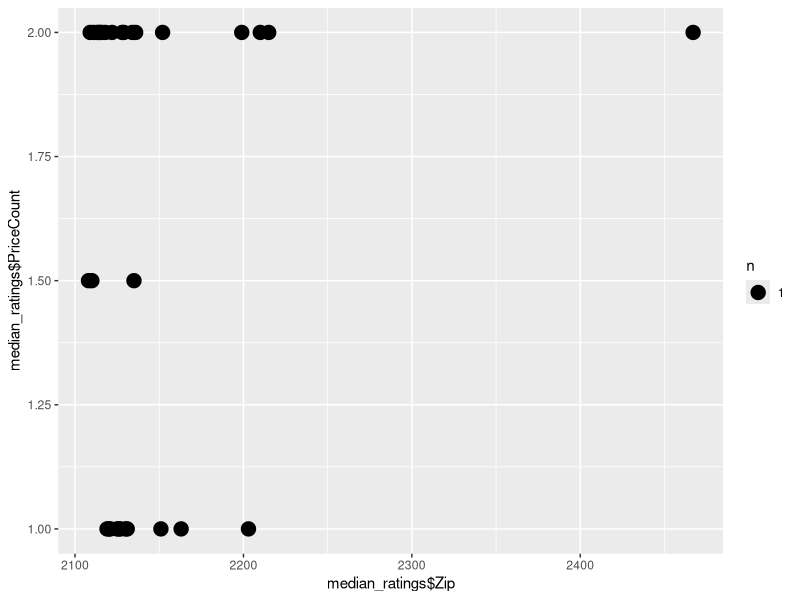

Generate this figure with R:
## ---- chunk 1
if (!require(tidyverse)) {install.packages("tidyverse")}
library(tidyverse)
library(readr)
library(ggplot2)
library(data.table)
## ---- chunk 2
fixed_data <- read_csv("unique-boston-rest.csv")
temp_fixed_data <- data.frame("PriceCount" = fixed_data$PriceCount, "Zip" = fixed_data$Zip)
#filtering for only Boston zips we have income data for
temp_fixed_data <- temp_fixed_data[temp_fixed_data$Zip %in% c("2151","2152","2129","2128","2113","2114","2203","2110","2109","2108","2111","2116","2210","2199","2115","2215","2118","2127","2120","2119","2125","2122","2121","2130","2131","2126","2136","2467","2135","2134","2163"), ]

avg_column <- aggregate(. ~ temp_fixed_data$Zip, temp_fixed_data[-2], median)
median_ratings <- data.frame("Zip" = avg_column$`temp_fixed_data$Zip`, "PriceCount" = avg_column$PriceCount)
write.csv(median_ratings, "zips-and-medians.csv")
ggplot(data = median_ratings, aes(x = median_ratings$Zip, y=median_ratings$PriceCount)) + geom_count()
## ---- chunk 3
fixed_data <- read_csv("unique-boston-rest.csv")
split_cats <- data.frame(row.names = fixed_data[1, ])
#trying some freaky stuff
for(i in 1:nrow(fixed_data)) {
    row <- fixed_data[i,]
    categories <- strsplit(row$Category, ",")[[1]]
    for(j in 1:length(categories)) {
      rowTemp <- data.frame(row$Name, row$Rating, row$Price, row$PriceCount, categories[j], row$Lat, row$Long, row$City, row$Address, row$Zip)
      names(rowTemp)<-c("Name", "Rating", "Price", "PriceCount", "Category", "Lat", "Long", "City", "Address", "Zip")
      split_cats <- rbind(split_cats, rowTemp)
    }
    # do stuff with row
}
## ---- chunk 4
#split_cats
skinned_cats <- data.frame("PriceCount" = split_cats$PriceCount, "Category" = split_cats$Category)
avg_column <- aggregate(. ~ skinned_cats$Category, skinned_cats[-2], mean)
freq_column <- data.frame(table(skinned_cats$Category))
freq_column <- data.frame("Category" = freq_column$Var1, "Count"=freq_column$Freq)
skinned_cats <- data.frame("Category" = avg_column$`skinned_cats$Category`, "PriceCount" = avg_column$PriceCount, "Mode" = freq_column$Count)
skinned_cats <- skinned_cats[skinned_cats$Mode > 1,]
cheapest_cats <- head(skinned_cats[order(skinned_cats$PriceCount,decreasing=FALSE),], n = 20)
skinned_cats <- head(skinned_cats[order(skinned_cats$PriceCount,decreasing=TRUE),], n = 20)
skinned_cats
cheapest_cats
